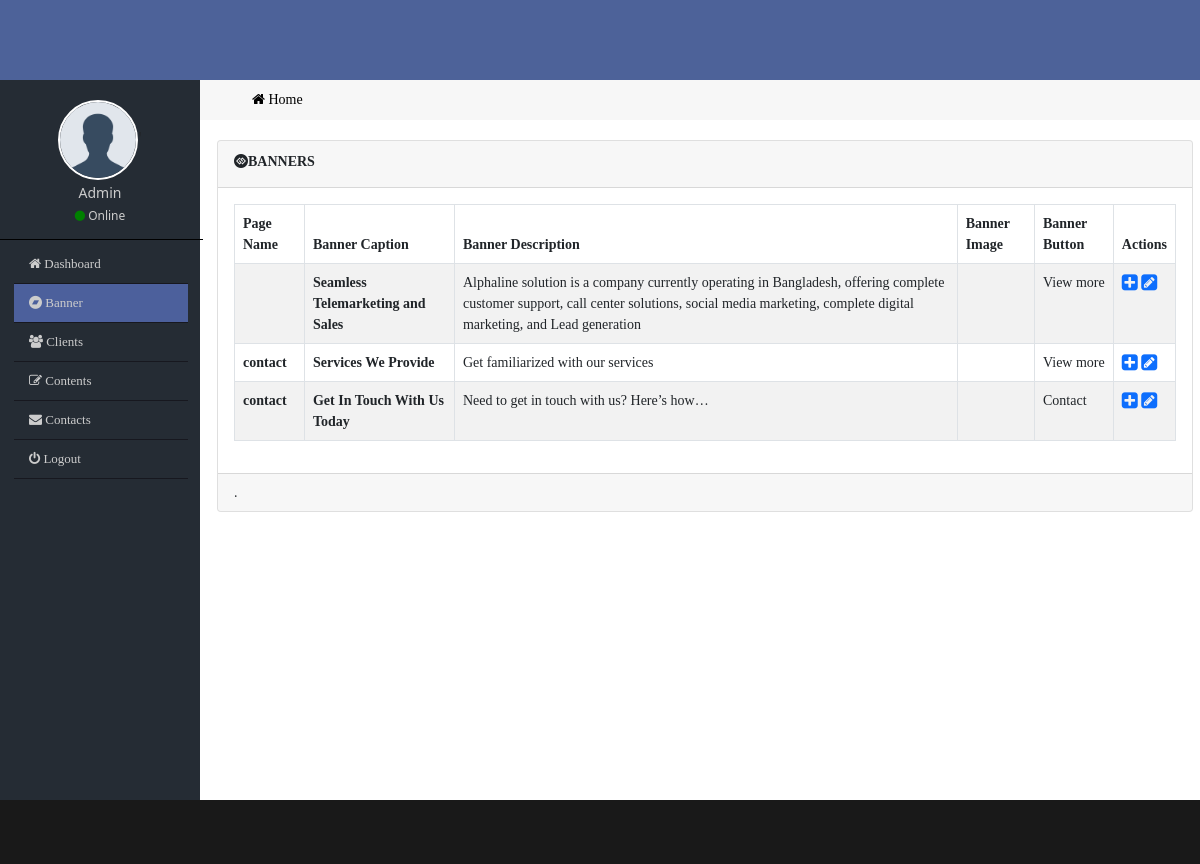
The page /admin/banner.php (signed in) on the database its author committed.
### tables this page shows
CREATE TABLE `banner` (
  `ban_id` int(11) NOT NULL,
  `ban_title` varchar(200) NOT NULL,
  `ban_des` text NOT NULL,
  `ban_url` varchar(100) NOT NULL,
  `page_name` varchar(100) NOT NULL,
  `ban_btn` varchar(100) NOT NULL,
  `ban_img` varchar(100) NOT NULL
);

### admin/banner.php (the view, shortened to what this page needs)
<?php
 require_once('functions.php');
?>
           <div class="row ">
               <div class="col-md-12 main_content">
                <div class="card">
                    <div class="card-header">
                      <div class="row">
                          <div class="col-md-8"><h4 class="card_header_title"> <i class="fa fa-gg-circle"></i>Banners</h4></div>
                      </div>
                    </div>
                    <div class="card-body">
                        <table class="table table-bordered table-striped table-hover custom_view_table">
                            <thead>
                              <tr>
                              <th scope="col">Page Name</th>
                                <th scope="col">Banner Caption</th>
                                <th scope="col">Banner Description</th>
                                <th scope="col">Banner Image</th>
                                <th scope="col">Banner Button</th>
                                <th scope="col">Actions</th>
                              </tr>
                            </thead>
                            <tbody>
                            <?php
                          $selectSQL = "SELECT * FROM `banner` ";
                       $select = mysqli_query($connection,$selectSQL);
                             if(mysqli_num_rows($select) == 0){
                                   echo 'No Banner found';
                             }
                              else{
                                while($banner = mysqli_fetch_assoc($select)){
                          ?>
                              <tr>
                              <th scope="row"> <?= $banner['page_name'] ?>   </th>
                                <th scope="row"> <?= $banner['ban_title'] ?>   </th>
                                <td><?= $banner['ban_des'] ?> </td>
                                <td> <img  src="../img/<?= $banner['ban_img'] ?>" class="img-fluid mx-auto" width="100%"  alt="" srcset="">   </td>
                                <td><?= $banner['ban_btn'] ?> </td>
                                <td>
                                <a href="viewBanner.php?v=<?= $banner['ban_id']; ?>"><i class="fa fa-plus-square fa-lg"></i></a>
                                    <a href="editBanner.php?e=<?= $banner['ban_id']; ?>"><i class="fa fa-pencil-square fa-lg"></i></a>
                                </td>
                                </tr>
                              <?php
                                }
                              }
                              ?>
                            </tbody>
                          </table>
                    </div>
                     <div class="card-footer">
                         .
                     </div>
                  </div>
               </div>
           </div>
       </div>

### admin/css/style.css (style rules this page uses)
* { margin: 0; padding: 0; outline: 0; }
a { text-decoration: none; }
.main_content { margin: 20px 5px; font-family: verdana; font-size: 14px; }
.card_header_title { text-transform: uppercase; font-size: 14px; font-weight: bold; margin-top: 5px; }

### rows shown on the page
banner: ban_title "Seamless Telemarketing and Sales", ban_des "Alphaline solution is a company currently operating in Bangladesh, offering complete customer support, call center solutions, social media marketing, complete digital marketing, and Lead generation", ban_btn "View more"
banner: page_name "contact", ban_title "Services We Provide", ban_des "Get familiarized with our services", ban_btn "View more"
banner: page_name "contact", ban_title "Get In Touch With Us Today", ban_des "Need to get in touch with us? Here’s how…", ban_btn "Contact"
